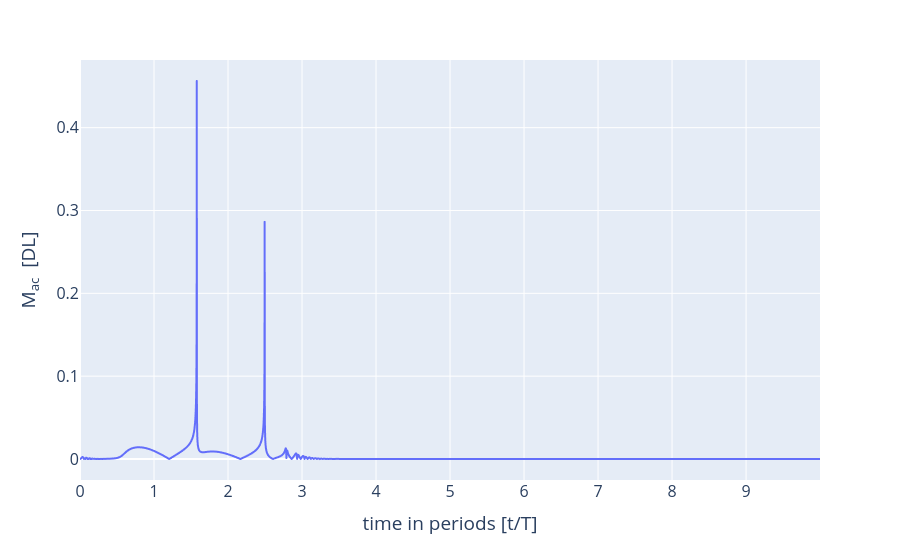

Write notebook code for a chart like this one.
### Code cell
fig = px.line(x=BD_obj.time / period, y=BD_obj.Mach_number_acoustic)
fig.update_layout(
    xaxis=dict(title="time in periods [t/T]"),
    yaxis=dict(title="M<sub>ac</sub>  [DL]"), font_size=16
)
fig.show()

### Figure 1 — Plotly figure (JSON) as saved in the notebook; plotly's stock layout.template omitted (floating-point values rounded to 4 significant figures; data arrays with more than 128 entries replaced by an {"elided": "..."} marker saying what was removed)
{"data": [{"hovertemplate": "x=%{x}<br>y=%{y}<extra></extra>", "legendgroup": "", "line": {"color": "#636efa", "dash": "solid"}, "marker": {"symbol": "circle"}, "mode": "lines", "name": "", "showlegend": false, "type": "scattergl", "x": {"elided": "10000 float values"}, "xaxis": "x", "y": {"elided": "10000 float values"}, "yaxis": "y"}], "layout": {"autosize": true, "font": {"size": 16}, "legend": {"tracegroupgap": 0}, "margin": {"t": 60}, "xaxis": {"anchor": "y", "autorange": true, "domain": [0, 1], "range": [0, 9.999], "title": {"text": "time in periods [t/T]"}, "type": "linear"}, "yaxis": {"anchor": "x", "autorange": true, "domain": [0, 1], "range": [-0.02535, 0.4817], "title": {"text": "M<sub>ac</sub>  [DL]"}, "type": "linear"}}}
